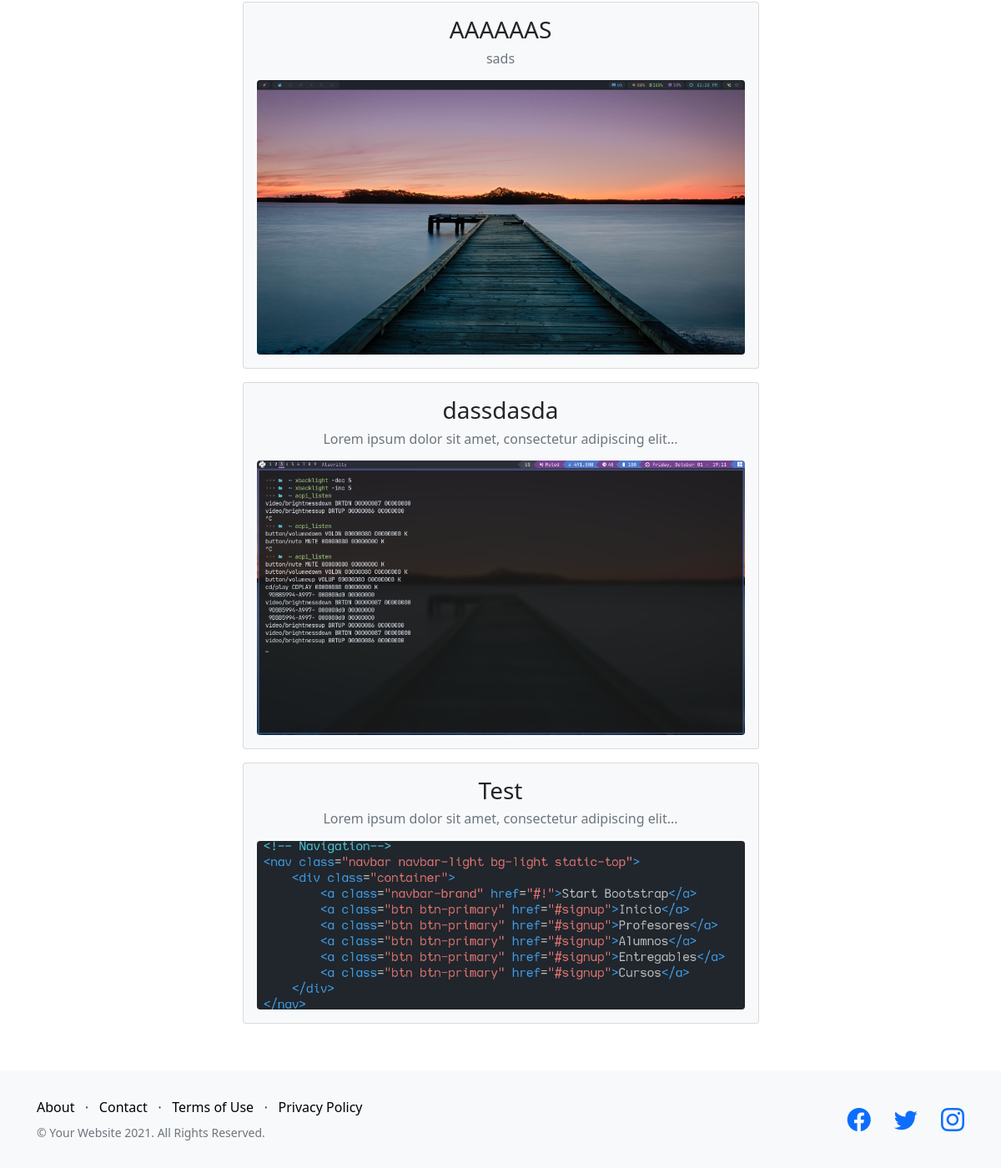
/blog/ (lower part), run on an earlier commit of the app's database.
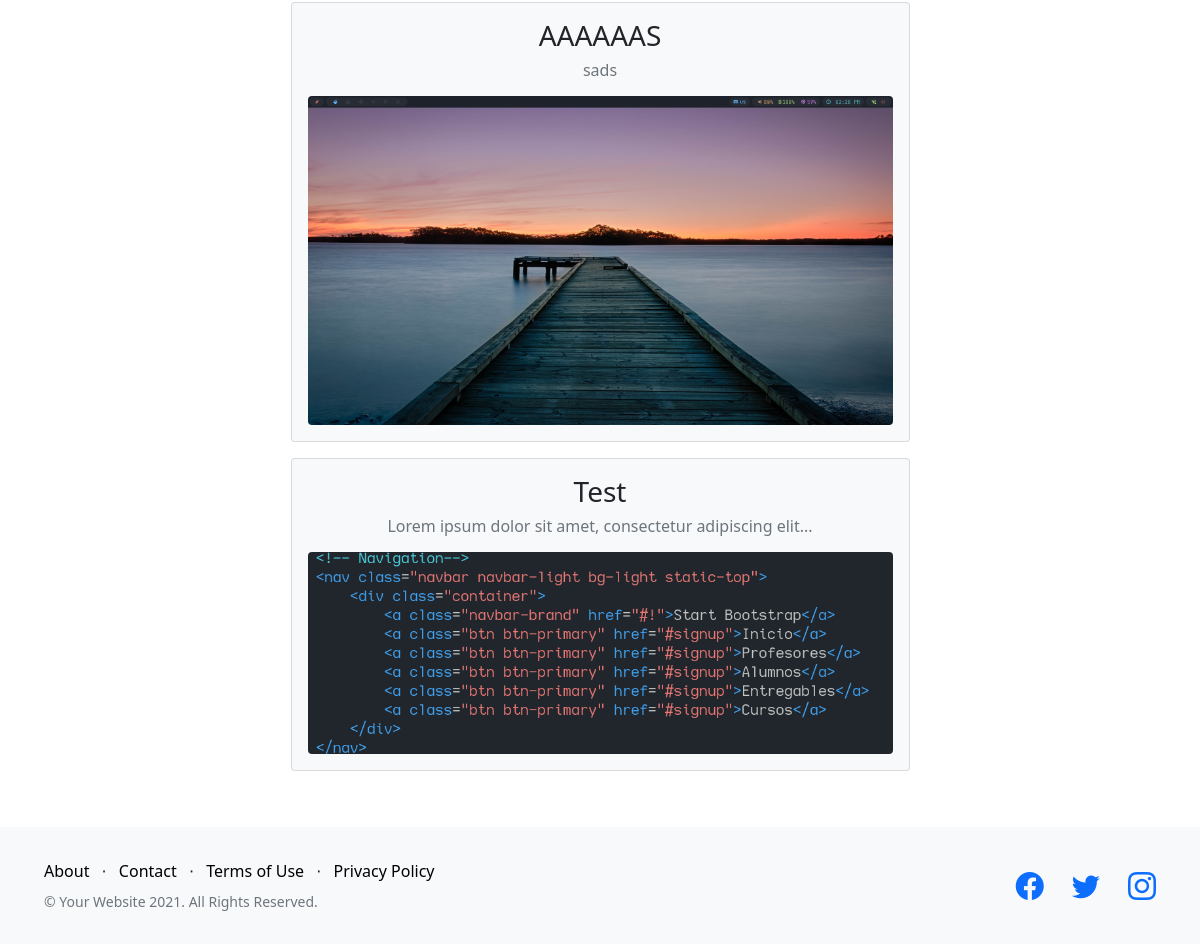
And on a later commit of the database.
### blog/models.py (models this page shows, shortened)
class Post(models.Model):
    title = models.CharField(max_length=200)
    subtitle = models.CharField(max_length=200)
    date = models.DateTimeField(auto_now_add=True)
    content = RichTextField()
    image = models.ImageField(upload_to=custom_upload_to, blank=True)
    user = models.ForeignKey(User, on_delete=CASCADE)
    tags = models.ManyToManyField("Tag", blank=True)
    category = models.ForeignKey(Category, on_delete=CASCADE)
    class Meta:
        verbose_name = "post"
        verbose_name_plural = "posts"
        ordering = ["date", "title"]

### blog/views.py (the view)
# urls.py: path('', views.index, name='Home'),
def index(request):
    posts = Post.objects.all().order_by("-date")
    return render(request, "blog/index.html", {"page": "Blog", "posts": posts})

### blog/templates/blog/index.html (shortened to what this page needs)
{% extends 'layout.html' %}
{% load static %}
{% block content %}
    {% for post in posts %}
        {% include 'blog/post_card.html' %}
    {% endfor %}
{% endblock content %}

### blog/templates/blog/post_card.html (shortened to what this page needs)
<div class="p-0 m-0 pos-rel">
  <a class="card bg-light p-3 my-3" href="{% url 'Post' post.id %}">
    <div class="pb-2">
      <h3 class="text-center">{{ post.title }}</h3>
      <h6 class="text-muted text-center">{{ post.subtitle }}</h6>
    </div>
    <img src="{{ post.image.url }}" alt="post" class="w-100 post-image" />
  </a>
</div>

What changed in the data, as far as the page shows it:
removed Post: title "dassdasda", subtitle "Lorem ipsum dolor sit amet, consectetur adipiscing elit...", image (picture)
